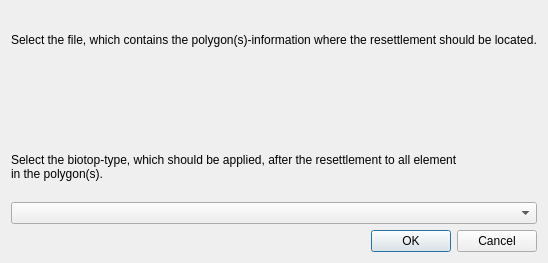
<?xml version="1.0" encoding="UTF-8"?>
<ui version="4.0">
 <class>AltGui_Dam_Resettlement_Dia</class>
 <widget class="QDialog" name="AltGui_Dam_Resettlement_Dia">
  <property name="geometry">
   <rect>
    <x>0</x>
    <y>0</y>
    <width>498</width>
    <height>263</height>
   </rect>
  </property>
  <property name="windowTitle">
   <string>Set resettlement polygon...</string>
  </property>
  <property name="windowIcon">
   <iconset resource="../../../system_sys/source_code/gui/resources/system_sys_resource.qrc">
    <normaloff>:/alt_icon</normaloff>:/alt_icon</iconset>
  </property>
  <layout class="QVBoxLayout" name="verticalLayout">
   <item>
    <widget class="QLabel" name="label_2">
     <property name="text">
      <string>Select the file, which contains the polygon(s)-information where the resettlement should be located.</string>
     </property>
    </widget>
   </item>
   <item>
    <widget class="Sys_Filechooser_Dia" name="widget_file" native="true"/>
   </item>
   <item>
    <widget class="QLabel" name="label_3">
     <property name="text">
      <string>Select the biotop-type, which should be applied, after the resettlement to all element
in the polygon(s).</string>
     </property>
    </widget>
   </item>
   <item>
    <layout class="QHBoxLayout" name="horizontalLayout">
     <item>
      <widget class="QComboBox" name="comboBox_btype">
       <property name="minimumSize">
        <size>
         <width>250</width>
         <height>0</height>
        </size>
       </property>
      </widget>
     </item>
    </layout>
   </item>
   <item>
    <layout class="QHBoxLayout">
     <item>
      <spacer>
       <property name="orientation">
        <enum>Qt::Horizontal</enum>
       </property>
       <property name="sizeHint" stdset="0">
        <size>
         <width>209</width>
         <height>18</height>
        </size>
       </property>
      </spacer>
     </item>
     <item>
      <widget class="QPushButton" name="okButton">
       <property name="text">
        <string>OK</string>
       </property>
      </widget>
     </item>
     <item>
      <widget class="QPushButton" name="cancelButton">
       <property name="text">
        <string>Cancel</string>
       </property>
      </widget>
     </item>
    </layout>
   </item>
  </layout>
 </widget>
 <customwidgets>
  <customwidget>
   <class>Sys_Filechooser_Dia</class>
   <extends>QWidget</extends>
   <header>sys_filechooser_dia.h</header>
   <container>1</container>
  </customwidget>
 </customwidgets>
 <resources>
  <include location="../../../system_sys/source_code/gui/resources/system_sys_resource.qrc"/>
 </resources>
 <connections/>
</ui>
